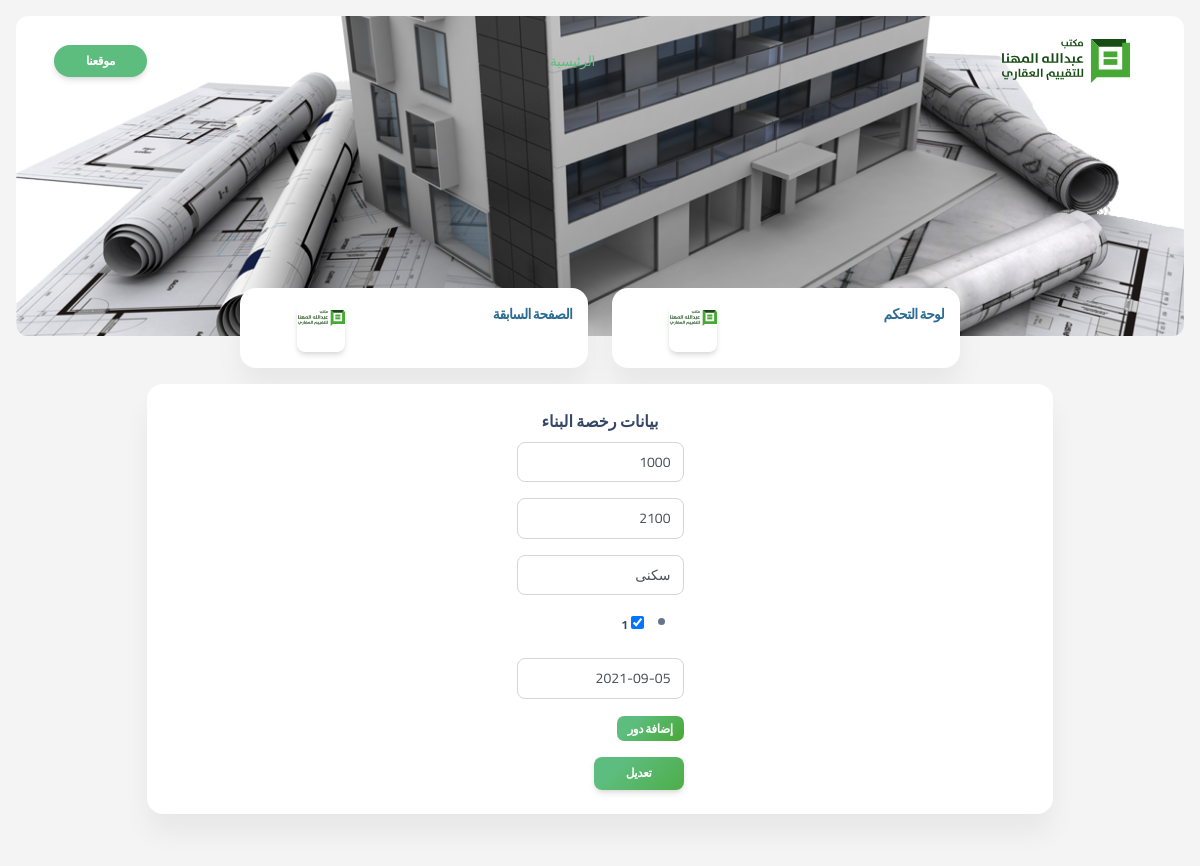
/documents/Licenses/update/2100, run on the app's committed database.
### documents/models.py (models this page shows, shortened)
class ConstructionLicense(models.Model):
    licenseNumber = models.IntegerField(primary_key=True)
    date = models.DateField(null=True, blank=True)
    buildingSurfaces = models.CharField(max_length=255, null=True, blank=True)
    usage = models.CharField(max_length=255, null=True, blank=True)
    floors = models.ManyToManyField(ConstructionFloor)

### documents/views.py (the view, shortened to what this page needs)
# urls.py: path('Licenses/update/<int:pk>', views.UpdateLicenses.as_view(), name='update-licenses'),
class UpdateLicenses(UpdateView):
    model = ConstructionLicense
    form_class = ConstructionForm
    template_name = 'documents/constructionLicensce/updateLicenses.html'

### documents/forms.py
class ConstructionForm(forms.ModelForm):
    class Meta:
        model = models.ConstructionLicense
        fields = ['buildingSurfaces', 'licenseNumber', 'usage', 'floors', 'date']
        widgets = {
            'buildingSurfaces': forms.TextInput(
                attrs={'id': 'buildingSurfacesfield', 'class': 'form-control', 'placeholder': 'مسطحات البناء'}),
            'licenseNumber': forms.NumberInput(
                attrs={'id': 'licenseNumberfield', 'class': 'form-control', 'placeholder': 'رقم الرخصة  '}),
            'usage': forms.TextInput(attrs={'id': 'usagefield', 'class': 'form-control', 'placeholder': 'الأستخدام'}),
            'date': forms.DateInput(attrs={'id': 'datefield', 'class': 'form-control', 'placeholder': 'تاريخ الرخصة '}),
            'floors': forms.CheckboxSelectMultiple(choices=models.ConstructionFloor.objects.all())
        }

### documents/models.py (called while the page is built)
    def __str__(self):
        return str(self.floorNumber)

### templates/documents/constructionLicensce/updateLicenses.html (shortened to what this page needs)
{% extends 'masterpage.html' %}
{% load static %}
{% block body %}
<section class="min-vh-85 mb-8" style="background-color: #f4f4f4">
    <div class=" bg-kheer page-header align-items-start min-vh-90 pt-5 pb-11 m-3 border-radius-lg" style="background-image: url('../../../static/images/mahna.png')">
      <div class="container">
        <div class="row justify-content-center">
          <div class="col-lg-5 text-center mx-auto pt-lg-5">
          </div>
        </div>
      </div>
    </div>
    <div class="container">
     {% include 'partials/_menu.html' %}
        <div class="row pt-3 justify-content-center">
             <div class="col-10">
        <div class="card mb-4">
            <div class="card-header pb-0">
                <h6 class="text-center"> بيانات رخصة البناء</h6>
            </div>
            <div class="card-body px-0 pt-0 pb-2">
                <div class="row d-flex justify-content-center">
                    <div class="col-lg-12 col-12 d-flex justify-content-center">
                        <form  method="post">
                             {% for filed in form %}
                                            <div class="form-group">
                                                {{ filed }}
                                            </div>
                                        {% endfor %}
                           <div class="form-group">
                            <a href="{% url 'add-floor' %}" class="badge text-white bg-mahna">إضافة دور </a>
                        </div>
          <button type="submit" class="btn btn-sm text-white bg-mahna">
                           تعديل
                       </button>
                        </form>
                    </div>
                </div>
            </div>
        </div>
        </div>
   </div>
    </div>
  </section>
{% endblock body %}

### data on the page
ConstructionLicense: form "1000" "2100" "سكنى" "2021-09-05"
